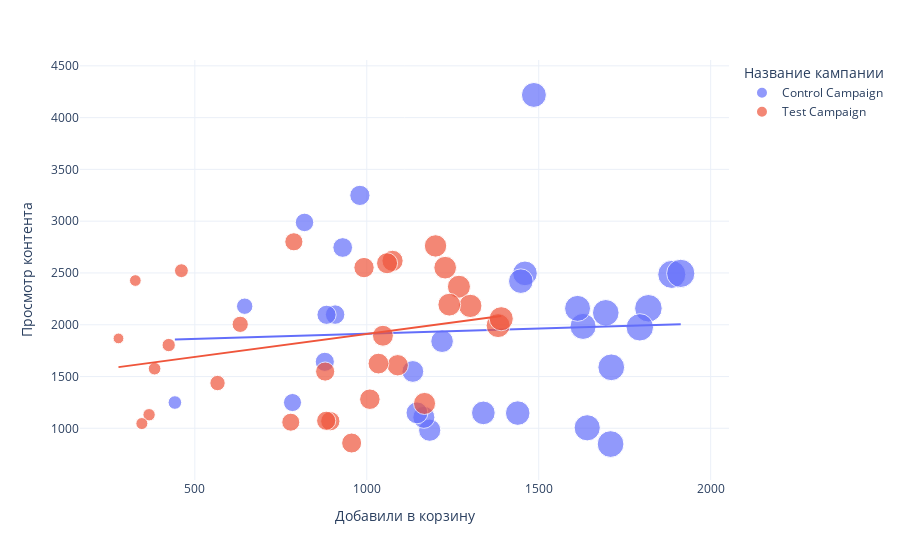

The cell this chart's notebook holds for it:
### Markdown cell above
Теперь проанализируем взаимосвязь между количеством просмотренного контента и количеством товаров, добавленных в корзину из обеих кампаний:

### Code cell
figure = px.scatter(data_frame = df, 
                    x="Добавили в корзину",
                    y="Просмотр контента", 
                    size="Добавили в корзину", 
                    color= "Название кампании", 
                    trendline="ols")
figure.show()

### Figure 1 — Plotly figure (JSON) as saved in the notebook; plotly's stock layout.template omitted (floating-point values rounded to 4 significant figures)
{"data": [{"hovertemplate": "Название кампании=Control Campaign<br>Добавили в корзину=%{marker.size}<br>Просмотр контента=%{y}<extra></extra>", "legendgroup": "Control Campaign", "marker": {"color": "#636efa", "size": [1819.0, 1219.0, 1134.0, 1183.0, 784.0, 1166.0, 930.0, 645.0, 1629.0, 1887.0, 1439.0, 1794.0, 1339.0, 1641.0, 1613.0, 878.0, 1695.0, 908.0, 1709.0, 1460.0, 819.0, 1913.0, 1146.0, 883.0, 1448.0, 980.0, 1711.0, 1486.0, 442.0], "sizemode": "area", "sizeref": 4.782, "symbol": "circle"}, "mode": "markers", "name": "Control Campaign", "orientation": "v", "showlegend": true, "type": "scatter", "x": [1819.0, 1219.0, 1134.0, 1183.0, 784.0, 1166.0, 930.0, 645.0, 1629.0, 1887.0, 1439.0, 1794.0, 1339.0, 1641.0, 1613.0, 878.0, 1695.0, 908.0, 1709.0, 1460.0, 819.0, 1913.0, 1146.0, 883.0, 1448.0, 980.0, 1711.0, 1486.0, 442.0], "xaxis": "x", "y": [2159.0, 1841.0, 1549.0, 982.0, 1249.0, 1106.0, 2746.0, 2179.0, 1984.0, 2486.0, 1147.0, 1975.0, 1149.0, 1005.0, 2158.0, 1642.0, 2115.0, 2098.0, 848.0, 2496.0, 2988.0, 2496.0, 1149.0, 2096.0, 2421.0, 3249.0, 1589.0, 4219.0, 1249.0], "yaxis": "y"}, {"hovertemplate": "<b>OLS trendline</b><br>Просмотр контента = 0.100333 * Добавили в корзину + 1813.36<br>R<sup>2</sup>=0.002764<br><br>Название кампании=Control Campaign<br>Добавили в корзину=%{x}<br>Просмотр контента=%{y} <b>(trend)</b><extra></extra>", "legendgroup": "Control Campaign", "marker": {"color": "#636efa", "symbol": "circle"}, "mode": "lines", "name": "Control Campaign", "showlegend": false, "type": "scatter", "x": [442.0, 645.0, 784.0, 819.0, 878.0, 883.0, 908.0, 930.0, 980.0, 1134.0, 1146.0, 1166.0, 1183.0, 1219.0, 1339.0, 1439.0, 1448.0, 1460.0, 1486.0, 1613.0, 1629.0, 1641.0, 1695.0, 1709.0, 1711.0, 1794.0, 1819.0, 1887.0, 1913.0], "xaxis": "x", "y": [1858.0, 1878.0, 1892.0, 1896.0, 1901.0, 1902.0, 1904.0, 1907.0, 1912.0, 1927.0, 1928.0, 1930.0, 1932.0, 1936.0, 1948.0, 1958.0, 1959.0, 1960.0, 1962.0, 1975.0, 1977.0, 1978.0, 1983.0, 1985.0, 1985.0, 1993.0, 1996.0, 2003.0, 2005.0], "yaxis": "y"}, {"hovertemplate": "Название кампании=Test Campaign<br>Добавили в корзину=%{marker.size}<br>Просмотр контента=%{y}<extra></extra>", "legendgroup": "Test Campaign", "marker": {"color": "#EF553B", "size": [894.0, 879.0, 1268.0, 566.0, 956.0, 882.0, 1301.0, 1240.0, 1200.0, 424.0, 1075.0, 1382.0, 1391.0, 779.0, 1090.0, 1059.0, 383.0, 461.0, 788.0, 1047.0, 278.0, 367.0, 632.0, 327.0, 1228.0, 346.0, 992.0, 1009.0, 1168.0, 1034.0], "sizemode": "area", "sizeref": 4.782, "symbol": "circle"}, "mode": "markers", "name": "Test Campaign", "orientation": "v", "showlegend": true, "type": "scatter", "x": [894.0, 879.0, 1268.0, 566.0, 956.0, 882.0, 1301.0, 1240.0, 1200.0, 424.0, 1075.0, 1382.0, 1391.0, 779.0, 1090.0, 1059.0, 383.0, 461.0, 788.0, 1047.0, 278.0, 367.0, 632.0, 327.0, 1228.0, 346.0, 992.0, 1009.0, 1168.0, 1034.0], "xaxis": "x", "y": [1069.0, 1548.0, 2367.0, 1437.0, 858.0, 1073.0, 2182.0, 2194.0, 2761.0, 1804.0, 2617.0, 1992.0, 2058.0, 1059.0, 1609.0, 2594.0, 1576.0, 2522.0, 2801.0, 1894.0, 1868.0, 1131.0, 2004.0, 2427.0, 2551.0, 1046.0, 2552.0, 1281.0, 1240.0, 1625.0], "yaxis": "y"}, {"hovertemplate": "<b>OLS trendline</b><br>Просмотр контента = 0.442802 * Добавили в корзину + 1467.66<br>R<sup>2</sup>=0.066319<br><br>Название кампании=Test Campaign<br>Добавили в корзину=%{x}<br>Просмотр контента=%{y} <b>(trend)</b><extra></extra>", "legendgroup": "Test Campaign", "marker": {"color": "#EF553B", "symbol": "circle"}, "mode": "lines", "name": "Test Campaign", "showlegend": false, "type": "scatter", "x": [278.0, 327.0, 346.0, 367.0, 383.0, 424.0, 461.0, 566.0, 632.0, 779.0, 788.0, 879.0, 882.0, 894.0, 956.0, 992.0, 1009.0, 1034.0, 1047.0, 1059.0, 1075.0, 1090.0, 1168.0, 1200.0, 1228.0, 1240.0, 1268.0, 1301.0, 1382.0, 1391.0], "xaxis": "x", "y": [1591.0, 1612.0, 1621.0, 1630.0, 1637.0, 1655.0, 1672.0, 1718.0, 1748.0, 1813.0, 1817.0, 1857.0, 1858.0, 1864.0, 1891.0, 1907.0, 1914.0, 1926.0, 1931.0, 1937.0, 1944.0, 1950.0, 1985.0, 1999.0, 2011.0, 2017.0, 2029.0, 2044.0, 2080.0, 2084.0], "yaxis": "y"}], "layout": {"legend": {"itemsizing": "constant", "title": {"text": "Название кампании"}, "tracegroupgap": 0}, "margin": {"t": 60}, "xaxis": {"anchor": "y", "domain": [0, 1], "title": {"text": "Добавили в корзину"}}, "yaxis": {"anchor": "x", "domain": [0, 1], "title": {"text": "Просмотр контента"}}}}
